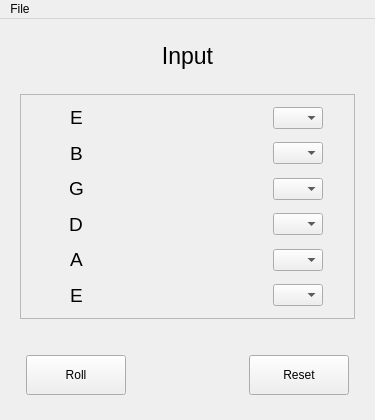
<?xml version="1.0" encoding="UTF-8"?>
<ui version="4.0">
 <class>MainWindow</class>
 <widget class="QMainWindow" name="MainWindow">
  <property name="geometry">
   <rect>
    <x>0</x>
    <y>0</y>
    <width>375</width>
    <height>420</height>
   </rect>
  </property>
  <property name="minimumSize">
   <size>
    <width>375</width>
    <height>420</height>
   </size>
  </property>
  <property name="windowTitle">
   <string>MainWindow</string>
  </property>
  <widget class="QWidget" name="centralwidget">
   <layout class="QVBoxLayout" name="verticalLayout_2">
    <property name="spacing">
     <number>0</number>
    </property>
    <property name="leftMargin">
     <number>20</number>
    </property>
    <property name="topMargin">
     <number>0</number>
    </property>
    <property name="rightMargin">
     <number>20</number>
    </property>
    <property name="bottomMargin">
     <number>0</number>
    </property>
    <item>
     <widget class="QFrame" name="frame">
      <property name="minimumSize">
       <size>
        <width>0</width>
        <height>75</height>
       </size>
      </property>
      <property name="frameShape">
       <enum>QFrame::Shape::NoFrame</enum>
      </property>
      <property name="frameShadow">
       <enum>QFrame::Shadow::Raised</enum>
      </property>
      <layout class="QVBoxLayout" name="verticalLayout">
       <property name="spacing">
        <number>0</number>
       </property>
       <property name="leftMargin">
        <number>0</number>
       </property>
       <property name="topMargin">
        <number>0</number>
       </property>
       <property name="rightMargin">
        <number>0</number>
       </property>
       <property name="bottomMargin">
        <number>0</number>
       </property>
       <item>
        <widget class="QLabel" name="label">
         <property name="sizePolicy">
          <sizepolicy hsizetype="Expanding" vsizetype="Fixed">
           <horstretch>0</horstretch>
           <verstretch>0</verstretch>
          </sizepolicy>
         </property>
         <property name="minimumSize">
          <size>
           <width>0</width>
           <height>0</height>
          </size>
         </property>
         <property name="font">
          <font>
           <pointsize>17</pointsize>
          </font>
         </property>
         <property name="text">
          <string>Input</string>
         </property>
         <property name="alignment">
          <set>Qt::AlignmentFlag::AlignCenter</set>
         </property>
        </widget>
       </item>
      </layout>
     </widget>
    </item>
    <item>
     <widget class="QFrame" name="frameInput">
      <property name="minimumSize">
       <size>
        <width>0</width>
        <height>225</height>
       </size>
      </property>
      <property name="frameShape">
       <enum>QFrame::Shape::StyledPanel</enum>
      </property>
      <property name="frameShadow">
       <enum>QFrame::Shadow::Raised</enum>
      </property>
      <layout class="QVBoxLayout" name="verticalLayout_3">
       <property name="spacing">
        <number>0</number>
       </property>
       <property name="leftMargin">
        <number>0</number>
       </property>
       <property name="topMargin">
        <number>5</number>
       </property>
       <property name="rightMargin">
        <number>0</number>
       </property>
       <property name="bottomMargin">
        <number>5</number>
       </property>
       <item>
        <layout class="QGridLayout" name="gridLayout" columnstretch="0,0,0">
         <property name="leftMargin">
          <number>0</number>
         </property>
         <property name="rightMargin">
          <number>0</number>
         </property>
         <property name="spacing">
          <number>0</number>
         </property>
         <item row="6" column="0" alignment="Qt::AlignmentFlag::AlignHCenter|Qt::AlignmentFlag::AlignVCenter">
          <widget class="QLabel" name="open_string6">
           <property name="font">
            <font>
             <pointsize>14</pointsize>
            </font>
           </property>
           <property name="text">
            <string>E</string>
           </property>
          </widget>
         </item>
         <item row="1" column="2" alignment="Qt::AlignmentFlag::AlignHCenter|Qt::AlignmentFlag::AlignVCenter">
          <widget class="QComboBox" name="comboBox_1">
           <property name="sizePolicy">
            <sizepolicy hsizetype="Preferred" vsizetype="Preferred">
             <horstretch>0</horstretch>
             <verstretch>0</verstretch>
            </sizepolicy>
           </property>
           <property name="minimumSize">
            <size>
             <width>0</width>
             <height>0</height>
            </size>
           </property>
           <property name="maximumSize">
            <size>
             <width>50</width>
             <height>16777215</height>
            </size>
           </property>
          </widget>
         </item>
         <item row="1" column="1">
          <widget class="QLabel" name="label_2">
           <property name="text">
            <string/>
           </property>
          </widget>
         </item>
         <item row="6" column="2" alignment="Qt::AlignmentFlag::AlignHCenter|Qt::AlignmentFlag::AlignVCenter">
          <widget class="QComboBox" name="comboBox_6">
           <property name="sizePolicy">
            <sizepolicy hsizetype="Preferred" vsizetype="Preferred">
             <horstretch>0</horstretch>
             <verstretch>0</verstretch>
            </sizepolicy>
           </property>
           <property name="maximumSize">
            <size>
             <width>50</width>
             <height>16777215</height>
            </size>
           </property>
          </widget>
         </item>
         <item row="3" column="0" alignment="Qt::AlignmentFlag::AlignHCenter|Qt::AlignmentFlag::AlignVCenter">
          <widget class="QLabel" name="open_string3">
           <property name="font">
            <font>
             <pointsize>14</pointsize>
            </font>
           </property>
           <property name="text">
            <string>G</string>
           </property>
          </widget>
         </item>
         <item row="2" column="0" alignment="Qt::AlignmentFlag::AlignHCenter|Qt::AlignmentFlag::AlignVCenter">
          <widget class="QLabel" name="open_string2">
           <property name="font">
            <font>
             <pointsize>14</pointsize>
            </font>
           </property>
           <property name="text">
            <string>B</string>
           </property>
          </widget>
         </item>
         <item row="2" column="2" alignment="Qt::AlignmentFlag::AlignHCenter|Qt::AlignmentFlag::AlignVCenter">
          <widget class="QComboBox" name="comboBox_2">
           <property name="sizePolicy">
            <sizepolicy hsizetype="Preferred" vsizetype="Preferred">
             <horstretch>0</horstretch>
             <verstretch>0</verstretch>
            </sizepolicy>
           </property>
           <property name="maximumSize">
            <size>
             <width>50</width>
             <height>16777215</height>
            </size>
           </property>
          </widget>
         </item>
         <item row="5" column="0" alignment="Qt::AlignmentFlag::AlignHCenter|Qt::AlignmentFlag::AlignVCenter">
          <widget class="QLabel" name="open_string5">
           <property name="font">
            <font>
             <pointsize>14</pointsize>
            </font>
           </property>
           <property name="text">
            <string>A</string>
           </property>
          </widget>
         </item>
         <item row="4" column="2" alignment="Qt::AlignmentFlag::AlignHCenter|Qt::AlignmentFlag::AlignVCenter">
          <widget class="QComboBox" name="comboBox_4">
           <property name="sizePolicy">
            <sizepolicy hsizetype="Preferred" vsizetype="Preferred">
             <horstretch>0</horstretch>
             <verstretch>0</verstretch>
            </sizepolicy>
           </property>
           <property name="maximumSize">
            <size>
             <width>50</width>
             <height>16777215</height>
            </size>
           </property>
          </widget>
         </item>
         <item row="4" column="0" alignment="Qt::AlignmentFlag::AlignHCenter|Qt::AlignmentFlag::AlignVCenter">
          <widget class="QLabel" name="open_string4">
           <property name="font">
            <font>
             <pointsize>14</pointsize>
            </font>
           </property>
           <property name="text">
            <string>D</string>
           </property>
          </widget>
         </item>
         <item row="1" column="0" alignment="Qt::AlignmentFlag::AlignHCenter|Qt::AlignmentFlag::AlignVCenter">
          <widget class="QLabel" name="open_string1">
           <property name="font">
            <font>
             <pointsize>14</pointsize>
            </font>
           </property>
           <property name="text">
            <string>E</string>
           </property>
          </widget>
         </item>
         <item row="5" column="2" alignment="Qt::AlignmentFlag::AlignHCenter|Qt::AlignmentFlag::AlignVCenter">
          <widget class="QComboBox" name="comboBox_5">
           <property name="sizePolicy">
            <sizepolicy hsizetype="Preferred" vsizetype="Preferred">
             <horstretch>0</horstretch>
             <verstretch>0</verstretch>
            </sizepolicy>
           </property>
           <property name="maximumSize">
            <size>
             <width>50</width>
             <height>16777215</height>
            </size>
           </property>
          </widget>
         </item>
         <item row="3" column="2" alignment="Qt::AlignmentFlag::AlignHCenter|Qt::AlignmentFlag::AlignVCenter">
          <widget class="QComboBox" name="comboBox_3">
           <property name="sizePolicy">
            <sizepolicy hsizetype="Preferred" vsizetype="Preferred">
             <horstretch>0</horstretch>
             <verstretch>0</verstretch>
            </sizepolicy>
           </property>
           <property name="maximumSize">
            <size>
             <width>50</width>
             <height>16777215</height>
            </size>
           </property>
          </widget>
         </item>
        </layout>
       </item>
      </layout>
     </widget>
    </item>
    <item>
     <spacer name="verticalSpacer">
      <property name="orientation">
       <enum>Qt::Orientation::Vertical</enum>
      </property>
      <property name="sizeHint" stdset="0">
       <size>
        <width>20</width>
        <height>10</height>
       </size>
      </property>
     </spacer>
    </item>
    <item>
     <widget class="QFrame" name="frameButtons">
      <property name="minimumSize">
       <size>
        <width>0</width>
        <height>65</height>
       </size>
      </property>
      <property name="frameShape">
       <enum>QFrame::Shape::NoFrame</enum>
      </property>
      <property name="frameShadow">
       <enum>QFrame::Shadow::Raised</enum>
      </property>
      <property name="lineWidth">
       <number>1</number>
      </property>
      <layout class="QVBoxLayout" name="verticalLayout_4">
       <property name="spacing">
        <number>0</number>
       </property>
       <property name="leftMargin">
        <number>0</number>
       </property>
       <property name="topMargin">
        <number>0</number>
       </property>
       <property name="rightMargin">
        <number>0</number>
       </property>
       <property name="bottomMargin">
        <number>0</number>
       </property>
       <item>
        <layout class="QGridLayout" name="gridLayout_2">
         <property name="leftMargin">
          <number>0</number>
         </property>
         <property name="spacing">
          <number>0</number>
         </property>
         <item row="0" column="0" alignment="Qt::AlignmentFlag::AlignHCenter|Qt::AlignmentFlag::AlignTop">
          <widget class="QPushButton" name="roll_button">
           <property name="sizePolicy">
            <sizepolicy hsizetype="Minimum" vsizetype="Preferred">
             <horstretch>0</horstretch>
             <verstretch>0</verstretch>
            </sizepolicy>
           </property>
           <property name="minimumSize">
            <size>
             <width>100</width>
             <height>40</height>
            </size>
           </property>
           <property name="maximumSize">
            <size>
             <width>100</width>
             <height>40</height>
            </size>
           </property>
           <property name="styleSheet">
            <string notr="true"/>
           </property>
           <property name="text">
            <string>Roll</string>
           </property>
           <property name="iconSize">
            <size>
             <width>16</width>
             <height>16</height>
            </size>
           </property>
          </widget>
         </item>
         <item row="0" column="2" alignment="Qt::AlignmentFlag::AlignHCenter|Qt::AlignmentFlag::AlignTop">
          <widget class="QPushButton" name="reset_button">
           <property name="minimumSize">
            <size>
             <width>100</width>
             <height>40</height>
            </size>
           </property>
           <property name="maximumSize">
            <size>
             <width>100</width>
             <height>40</height>
            </size>
           </property>
           <property name="styleSheet">
            <string notr="true"/>
           </property>
           <property name="text">
            <string>Reset</string>
           </property>
           <property name="iconSize">
            <size>
             <width>16</width>
             <height>16</height>
            </size>
           </property>
          </widget>
         </item>
         <item row="0" column="1">
          <widget class="QLabel" name="label_3">
           <property name="text">
            <string/>
           </property>
          </widget>
         </item>
        </layout>
       </item>
      </layout>
     </widget>
    </item>
   </layout>
  </widget>
  <widget class="QMenuBar" name="menuBar">
   <property name="geometry">
    <rect>
     <x>0</x>
     <y>0</y>
     <width>375</width>
     <height>33</height>
    </rect>
   </property>
   <property name="styleSheet">
    <string notr="true"/>
   </property>
   <widget class="QMenu" name="menuFile">
    <property name="title">
     <string>File</string>
    </property>
    <addaction name="actionTuning"/>
    <addaction name="actionSettings"/>
    <addaction name="actionHelp"/>
   </widget>
   <addaction name="menuFile"/>
  </widget>
  <action name="actionQuit">
   <property name="text">
    <string>Quit</string>
   </property>
  </action>
  <action name="actionHelp">
   <property name="text">
    <string>Help</string>
   </property>
  </action>
  <action name="actionChange_Tuning">
   <property name="text">
    <string>Change Tuning</string>
   </property>
  </action>
  <action name="actionAdd_Tuning">
   <property name="text">
    <string>Add Tuning</string>
   </property>
  </action>
  <action name="actionSettings">
   <property name="text">
    <string>Settings</string>
   </property>
  </action>
  <action name="actionTuning">
   <property name="text">
    <string>Tuning</string>
   </property>
  </action>
 </widget>
 <resources/>
 <connections/>
</ui>
